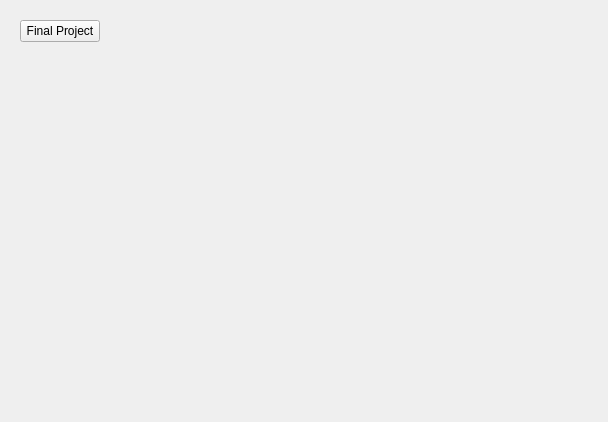
<?xml version="1.0" encoding="UTF-8"?>
<ui version="4.0">
 <class>Form</class>
 <widget class="QWidget" name="Form">
  <property name="geometry">
   <rect>
    <x>0</x>
    <y>0</y>
    <width>608</width>
    <height>422</height>
   </rect>
  </property>
  <property name="windowTitle">
   <string>Form</string>
  </property>
  <layout class="QHBoxLayout" name="horizontalLayout">
   <item>
    <widget class="QWidget" name="widget_2" native="true">
     <layout class="QVBoxLayout" name="verticalLayout">
      <item>
       <widget class="QPushButton" name="finalProjectBtn">
        <property name="text">
         <string>Final Project</string>
        </property>
       </widget>
      </item>
      <item>
       <spacer name="verticalSpacer">
        <property name="orientation">
         <enum>Qt::Vertical</enum>
        </property>
        <property name="sizeHint" stdset="0">
         <size>
          <width>20</width>
          <height>40</height>
         </size>
        </property>
       </spacer>
      </item>
     </layout>
    </widget>
   </item>
   <item>
    <spacer name="horizontalSpacer">
     <property name="orientation">
      <enum>Qt::Horizontal</enum>
     </property>
     <property name="sizeHint" stdset="0">
      <size>
       <width>438</width>
       <height>20</height>
      </size>
     </property>
    </spacer>
   </item>
  </layout>
 </widget>
 <resources/>
 <connections/>
</ui>
